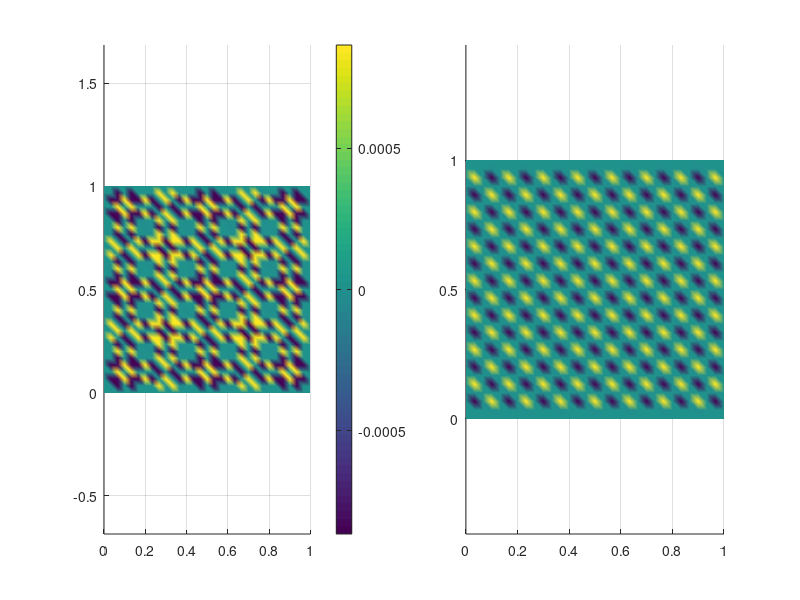

MATLAB code for this plot: (Note: this script raises an error after producing the figure.)
%%This script solve a system of coupled reaction diffusion equations with
%%time delay term, and zero Neumann B.C.
% Wakil Sarfaraz 17/02/2016


%clear all; 
close all; 
clc;

xmax = 1;
tm = 1;
dt = 0.01;
M = tm/dt;

Dh = 0.01;
Dp = 0.025;

% Dh = 5000;
% Dp = 1000;

a1 = 1.2;
a2 = 0.3;
b = 0.2;
c1 = 0.9;
c2 = 0.42;
k1 = 1;
k2 = 2.1;

tau = 0.5; % Delay Parameter

N = 30;
X = linspace(0,xmax,N+1);
T = linspace(0,tm,M+1);

[x,y] = meshgrid(X,X);

x = x(:);
y = y(:);

NNODES = (N+1)^2;
H = zeros(NNODES,1);
P = zeros(NNODES,1);

NTRI = 2*N^2;  
LNODES = zeros(NTRI,3); 
for i = 1:N
    for j = 1: N
        LNODES(i+2*(j-1)*N,1) = i+(j-1)*(N+1);
        LNODES(i+2*(j-1)*N,2) = i+j*(N+1); 
        LNODES(i+2*(j-1)*N,3) = (i+1)+(j-1)*(N+1); 
        
        LNODES(i+N+2*(j-1)*N,1) = i+1+j*(N+1); 
        LNODES(i+N+2*(j-1)*N,2) = (i+1)+(j-1)*(N+1);
        LNODES(i+N+2*(j-1)*N,3) = i+j*(N+1);
                                   
    end
end



for i = 1 : NNODES
    if (x(i)==0 || x(i)==xmax || y(i)==0 || y(i)==xmax)
        H(i)=0;
        P(i)=0;
    else
        H(i) = H(i)+0.0001*pi^2*sin(10*xmax*pi*sin(5*pi*x(i))+10*xmax*pi*sin(5*pi*y(i)));
        P(i) = P(i)+0.0001*pi^2*sin(15*pi*x(i))*cos(15*pi*y(i));
    end
end
figure(1)
subplot(1,2,1)
trisurf(LNODES,x,y,H(:,:))
colorbar
shading interp
view(2)
axis equal tight
subplot(1,2,2)
trisurf(LNODES,x,y,P(:,:))
shading interp
view(2)
axis equal tight

MG = sparse(NNODES,NNODES);
SG = sparse(NNODES,NNODES);
CG = sparse(NNODES,NNODES);
EG = sparse(NNODES,NNODES);
FG = sparse(NNODES,NNODES);

RH = zeros(NNODES,1);         
RP = zeros(NNODES,1);

for n = 1: NTRI
    r1 = [x(LNODES(n,1)) y(LNODES(n,1))];
    r2 = [x(LNODES(n,2)) y(LNODES(n,2))];
    r3 = [x(LNODES(n,3)) y(LNODES(n,3))];
    J = [1 1 1; r1(1) r2(1) r3(1); r1(2) r2(2) r3(2)]; 
    
 SL = (1/(4*det(J)))* [(r2-r3)*(r2-r3)' (r2-r3)*(r3-r1)' (r2-r3)*(r1-r2)';... 
           (r2-r3)*(r3-r1)' (r3-r1)*(r3-r1)' (r3-r1)*(r1-r2)';...
           (r2-r3)*(r1-r2)' (r3-r1)*(r1-r2)' (r1-r2)*(r1-r2)'];      
 ML = det(J)*[1/12 1/24 1/24; 1/24 1/12 1/24; 1/24 1/24 1/12]; 
 CL = b*det(J)/120*[6*H(LNODES(n,1))+2*H(LNODES(n,2))+2*H(LNODES(n,3)) 2*...
     H(LNODES(n,1))+2*H(LNODES(n,2))+H(LNODES(n,3)) 2*H(LNODES(n,1))+...
     H(LNODES(n,2))+2*H(LNODES(n,3));2*H(LNODES(n,1))+2*H(LNODES(n,2))+...
     H(LNODES(n,3)) 2*H(LNODES(n,1))+6*H(LNODES(n,2))+2*H(LNODES(n,3)) ...
     H(LNODES(n,1))+2*H(LNODES(n,2))+2*H(LNODES(n,3));2*H(LNODES(n,1))+...
     H(LNODES(n,2))+2*H(LNODES(n,3))  H(LNODES(n,1))+2*H(LNODES(n,2))+...
     2*H(LNODES(n,3)) 2*H(LNODES(n,1))+2*H(LNODES(n,2))+6*H(LNODES(n,3))];
 EL = eye(3,3);
 FL = det(J)/6*[(1/8*P(LNODES(n,1))+1/8*P(LNODES(n,3)))/(k2+1/2*H(LNODES(n,1))...
     +1/2*H(LNODES(n,3)))+(1/8*P(LNODES(n,1))+1/8*P(LNODES(n,2)))/(k2+1/2*H(LNODES(n,1))...
     +1/2*H(LNODES(n,2))) (1/8*P(LNODES(n,1))+1/8*P(LNODES(n,2)))/(k2+1/2*H(LNODES(n,1))...
     +1/2*H(LNODES(n,2))) (1/8*P(LNODES(n,1))+1/8*P(LNODES(n,3)))/(k2+1/2*H(LNODES(n,1))...
     +1/2*H(LNODES(n,3)));(1/8*P(LNODES(n,1))+1/8*P(LNODES(n,2)))/(k2+1/2*H(LNODES(n,1))...
     +1/2*H(LNODES(n,2))) (1/8*P(LNODES(n,1))+1/8*P(LNODES(n,2)))/(k2+1/2*H(LNODES(n,1))...
     +1/2*H(LNODES(n,2)))+(1/8*P(LNODES(n,2))+1/8*P(LNODES(n,3)))/(k2+1/2*H(LNODES(n,2))...
     +1/2*H(LNODES(n,3))) (1/8*P(LNODES(n,2))+1/8*P(LNODES(n,3)))/(k2+1/2*H(LNODES(n,2))...
     +1/2*H(LNODES(n,3)));(1/8*P(LNODES(n,1))+1/8*P(LNODES(n,3)))/(k2+1/2*H(LNODES(n,1))...
     +1/2*H(LNODES(n,3))) (1/8*P(LNODES(n,2))+1/8*P(LNODES(n,3)))/(k2+1/2*H(LNODES(n,2))...
     +1/2*H(LNODES(n,3))) (1/8*P(LNODES(n,1))+1/8*P(LNODES(n,3)))/(k2+1/2*H(LNODES(n,1))...
     +1/2*H(LNODES(n,3)))+(1/8*P(LNODES(n,2))+1/8*P(LNODES(n,3)))/(k2+1/2*H(LNODES(n,2))...
     +1/2*H(LNODES(n,3)))];
       for i = 1 : 3 
           for j = 1:3  
               MG(LNODES(n,i),LNODES(n,j))  =  MG(LNODES(n,i),LNODES(n,j))+ ML(i,j);
               SG(LNODES(n,i),LNODES(n,j))  =  SG(LNODES(n,i),LNODES(n,j))+ SL(i,j);
               CG(LNODES(n,i),LNODES(n,j))  =  CG(LNODES(n,i),LNODES(n,j))+ CL(i,j);
               EG(LNODES(n,i),LNODES(n,j))  =  EG(LNODES(n,i),LNODES(n,j))+ EL(i,j);
               FG(LNODES(n,i),LNODES(n,j))  =  FG(LNODES(n,i),LNODES(n,j))+ FL(i,j);
           end
       end   
end

TH = (1/dt-a1)*MG-Dh*SG+b*CG;
TP = (1/dt-a2)*MG-Dp*SG+c2*FG;

for i = 1: NNODES
    if (x(i)==0 || x(i)==xmax || y(i)==0 || y(i)==xmax)
        RH(i) = 0;
        RP(i) = 0;
        TH(i,:) = 0;
        TP(i,:) = 0;
        TH(i,i) = 1;
        TP(i,i) = 1;
    end
end

for j = 1 : M+1
    RH = 1/dt*MG*H-c1*EG*P;
    
    H = TH\RH;
    P = TP\RP;
    
    figure(2)
    subplot(1,2,1)
    trisurf(LNODES,x,y,H(:,:));
    shading interp
    xlabel('x','fontsize',16) 
    xlim([0 xmax])
    ylim([0 xmax])
    view(2)
    ylabel('y','fontsize',16)
    zlabel('H','fontsize',16)
    title(['Evolution of H at t= ',num2str(T(j))],'fontsize',8)
    axis equal tight
    subplot(1,2,2)
    trisurf(LNODES,x,y,P(:,:));
    shading interp
    xlabel('x','fontsize',16) 
    view(2)
    ylabel('y','fontsize',16)
    zlabel('P','fontsize',16)
    title(['Evolution of P at t= ',num2str(T(j))],'fontsize',8)
    axis equal tight
    pause(1e-5)
end
    










































































